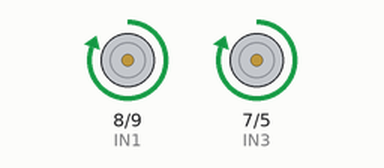
Simulated run of this sketch. Board: Arduino Uno, built with avr-gcc and run on an emulated ATmega328P. Shown: motor-driver pin pairs drawn as motors (green arrow = first pin HIGH = forward, orange = second pin HIGH = backward, longer = more drive, scaled by the enable pin).

Above: at 5.0 s.
At 20.0 s:
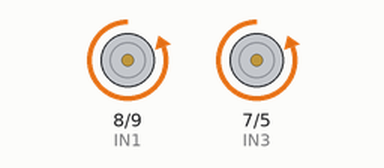
At 27.5 s:
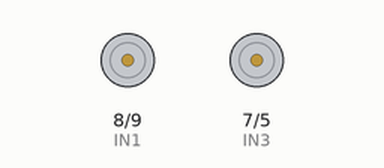
Timing chart, 0 to 39.0 s (numbered marks = the images above):
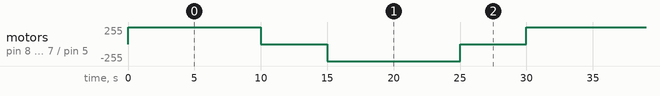

The sketch:

Base.ino
```cpp
int IN1=8;
int IN2=9;
int IN3=7;
int IN4=5;
int ENA=10;
int ENB=6;

void setup()
{
 for (int i = 5; i <11; i ++)
   {
     pinMode(i, OUTPUT);
   }

}
void loop()
{

  digitalWrite(IN1,HIGH);
  digitalWrite(IN2, LOW);
  analogWrite(ENA,255);
  digitalWrite(IN3,HIGH);
  digitalWrite(IN4,LOW);
  analogWrite(ENB,255);
  delay(10000);
  analogWrite(ENA,0);
  analogWrite(ENB,0);
  delay(5000);
  digitalWrite(IN1,LOW);
  digitalWrite(IN2,HIGH);
  analogWrite(ENA,255);
  digitalWrite(IN3,LOW);
  digitalWrite(IN4,HIGH);
  analogWrite(ENB,255);
  delay(10000);
  analogWrite(ENA,0);
  analogWrite(ENB,0);
  delay(5000);


}
```

Measured:
- by itself, motor on pin 8 (IN1) / pin 9 (IN2), motor on pin 7 (IN3) / pin 5 (IN4): repeats every 30.0 s: stopped 5.0 s, backward 255/255 10.0 s, stopped 5.0 s, forward 255/255 10.0 s
